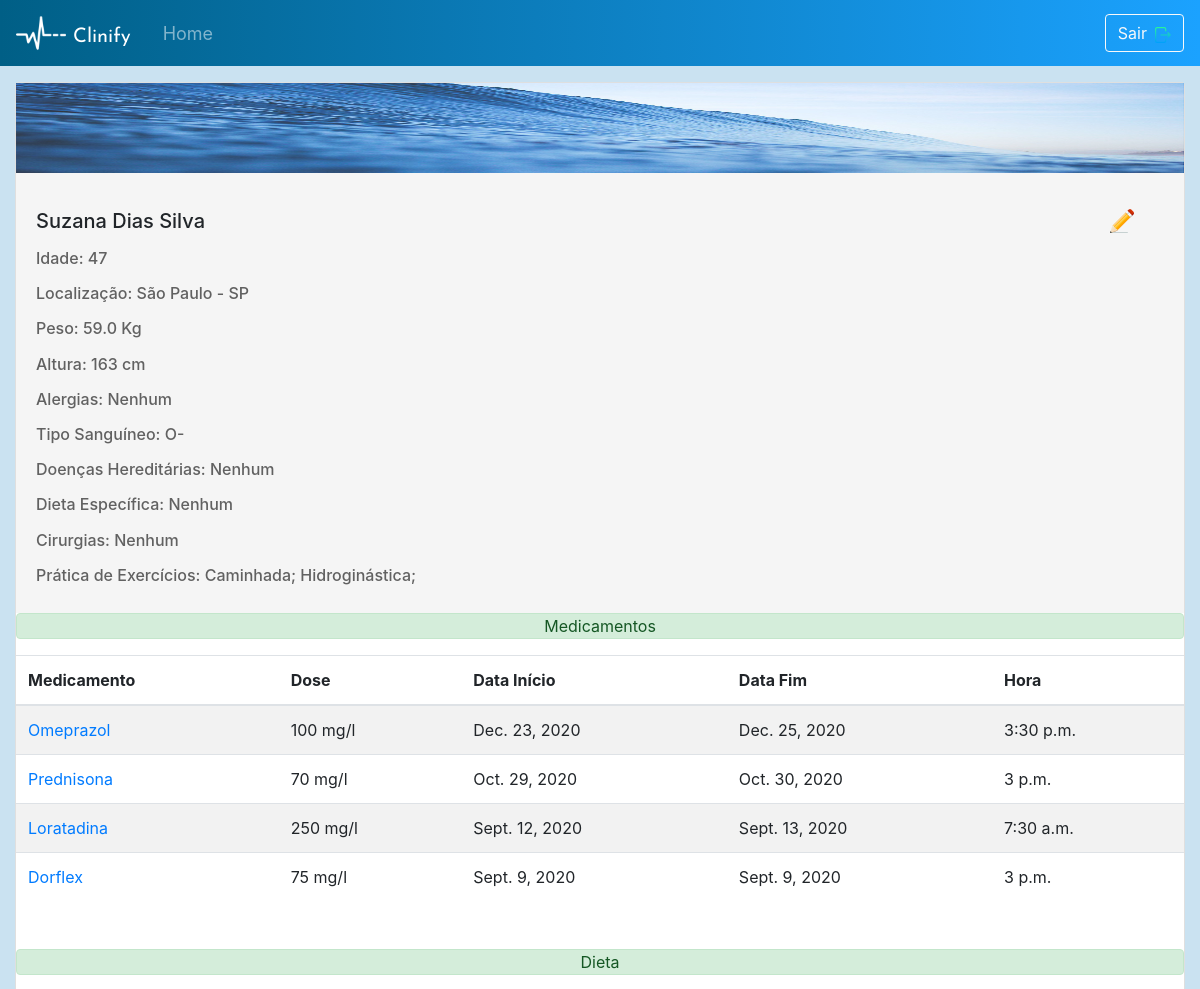
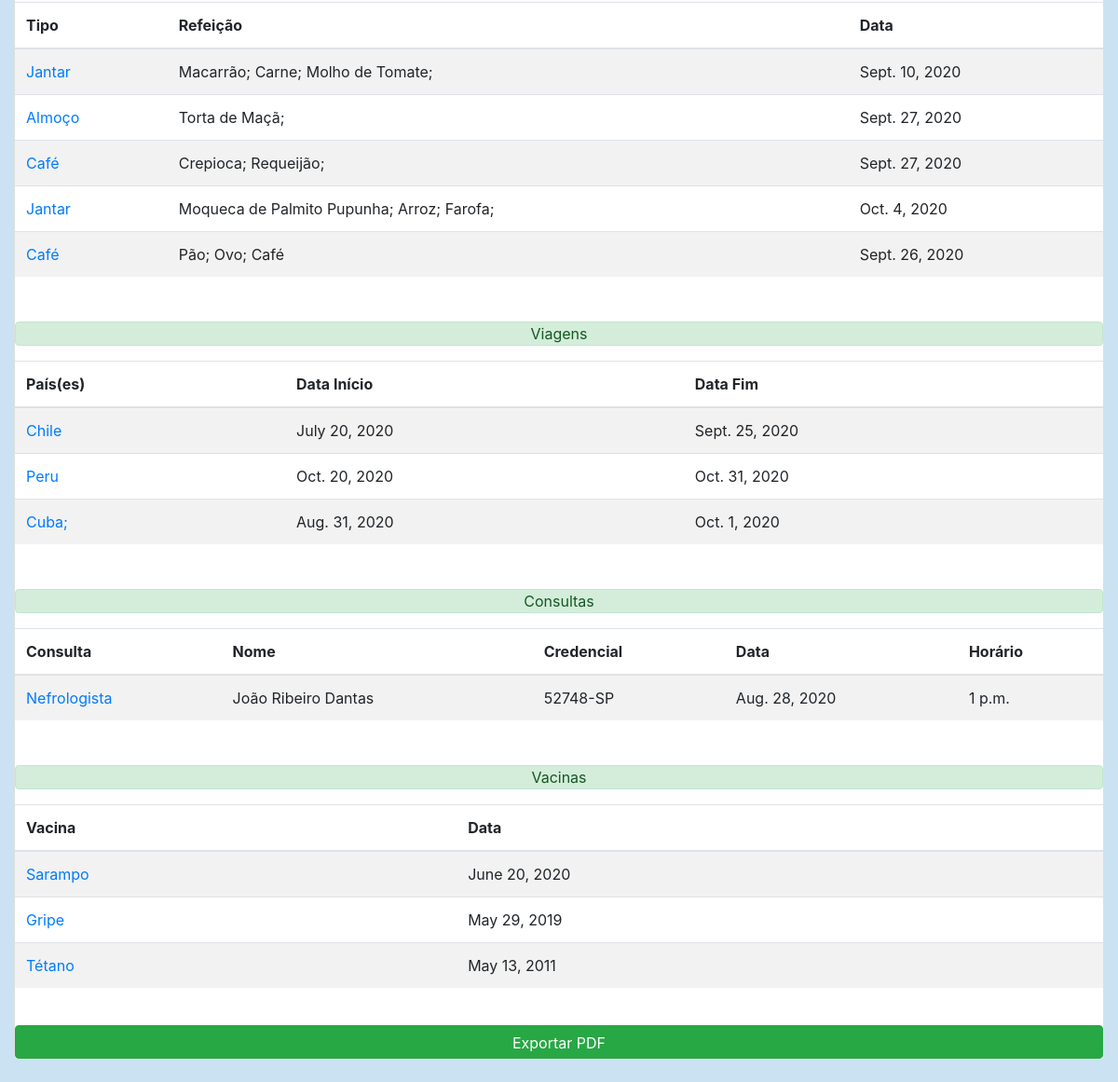
The page /Templates/profile/ (signed in) on the database its author committed (2 pictures, top to bottom).
### server_app/models.py (models this page shows, shortened)
class UserProfile(models.Model):
    CHOICE = (('O-', 'O-'), ('O+', 'O+'), ('A-', 'A-'), ('A+', 'A+'), ('B-', 'B-'), ('B+', 'B+'), ('AB-', 'AB-'), ('AB+', 'AB+'))
    user                 = models.OneToOneField(User, on_delete=models.CASCADE, null=True, blank=True)
    profile_age_prf      = models.IntegerField(null=True, blank=True)
    profile_loc_prf      = models.CharField(max_length=150, null=True, blank=True)
    profile_weight_prf   = models.FloatField(null=True, blank=True)
    profile_height_prf   = models.IntegerField(null=True, blank=True)
    profile_allergy_prf  = models.CharField(max_length=200,null=True, blank=True)
    profile_blood_prf    = models.CharField(null=True, max_length=10, default=None, choices=CHOICE, blank=True)
    profile_desease_prf  = models.CharField(max_length=200, null=True, blank=True)
    profile_diet_prf     = models.CharField(max_length=200, null=True, blank=True)
    profile_surgery_prf  = models.CharField(max_length=200, null=True, blank=True)
    profile_exerc_prf    = models.CharField(max_length=200, null=True, blank=True)
    slug                 = models.SlugField(default='slug')

class UserMedication(models.Model):
    user                 = models.ForeignKey(User, on_delete=models.CASCADE)
    medication_name_med  = models.CharField(max_length=200)
    dosis_name_med       = models.CharField(max_length=30)
    init_date_med        = models.DateField()
    end_date_med         = models.DateField()
    time_med             = models.TimeField()
    slug                 = models.SlugField(default='slug')
    objects = models.Manager()

class UserDiet(models.Model):
    CHOICE = (('Café', 'Café'), ('Almoço', 'Almoço'), ('Jantar', 'Jantar'), ('Snacks', 'Snacks'))
    user            = models.ForeignKey(User, on_delete=models.CASCADE)
    diet_include    = models.TextField(max_length=500)
    diet_date_diet  = models.DateField()
    meal            = models.CharField(null=False, max_length=10, default=None, choices=CHOICE)
    slug            = models.SlugField(default='slug')
    objects = models.Manager()

class UserTrip(models.Model):
    user             = models.ForeignKey(User, on_delete=models.CASCADE)
    trip_country_trp = models.CharField(max_length=300)
    init_date_trp    = models.DateField()
    end_date_trp     = models.DateField()
    slug             = models.SlugField(default='slug')
    objects = models.Manager()

class UserAppoint(models.Model):
    user                = models.ForeignKey(User, on_delete=models.CASCADE)
    appoint_espec_apt   = models.CharField(max_length=50)
    appoint_date_apt    = models.DateField()
    appoint_time_apt    = models.TimeField()
    appoint_nmed_apt    = models.CharField(max_length=50)
    appoint_credenc_apt = models.CharField(max_length=20)
    slug                = models.SlugField(default='slug')
    objects = models.Manager()

class UserVaccine(models.Model):
    user             = models.ForeignKey(User, on_delete=models.CASCADE)
    vaccine_name_vac = models.CharField(max_length=200)
    vaccine_date_vac = models.DateField()
    slug             = models.SlugField(default='slug')
    objects = models.Manager()

### server_app/views.py (the view)
@method_decorator(login_required(login_url="/logout/"), name='dispatch')
class ProfileListView(ListView):
    template_name = 'profile.html'
    model = UserMedication
    context_object_name = 'med'
    def get_queryset(self):
        queryset = super(ProfileListView, self).get_queryset()
        queryset = queryset.filter(user=self.request.user)
        return queryset
    def get_context_data(self, **kwargs):
        kwargs['userprof'] = UserProfile.objects.get(user=self.request.user)
        kwargs['trip'] = UserTrip.objects.filter(user=self.request.user)
        kwargs['vac'] = UserVaccine.objects.filter(user=self.request.user)
        kwargs['appoint'] = UserAppoint.objects.filter(user=self.request.user)
        kwargs['diet'] = UserDiet.objects.filter(user=self.request.user)
        return super(ProfileListView, self).get_context_data(**kwargs)

### Templates/profile.html (shortened to what this page needs)
<!DOCTYPE html>
{% extends 'base.html' %}
    {% block content %}
        {% load static %}
    </head>
    <body class="profile-screen">
        <nav class="navbar navbar-expand-md navbar-dark">
            <img class="nav-icon" src="{% static 'images\heartbeat-logo-144.png' %}">
            <a class="navbar-brand mt-2" href="https://fonts.googleapis.com/css?family=Josefin+Sans:600&display=swap" rel="stylesheet">Clinify</a>
            <div class="collapse navbar-collapse" id="navbarSupportedContent">
                <ul class="navbar-nav mr-auto">
                    <a class="nav-link pl-3" href="{% url 'home' %}">Home</a>
                </ul>
                <form class="form-inline" method="POST">
                    <a href="#" data-toggle="modal" data-target="#myModal"><button class="btn btn-outline-light btn-auto">Sair<img class="pl-2" src="{% static 'images/logout.png' %}"></button></a>
                </form>
            </div>
        </nav>
        <section>
            <div class="col-12 mt-3 mb-4">
                <div class="card" id="card-opacity">
                    <img src="{% static 'images/profile-background.jpg' %}" class="img-profile" alt="...">
                    <div class="card-body">
                        {% if user.is_authenticated %}
                        <h5 class="name pt-3">{{ user.first_name }} {{ user.last_name }}<a href="{% url 'temp:editprofile' pk=userprof.pk slug=userprof.slug %}"><img class="edit" src="{% static 'images/edit.png' %}"></a></h5>
                        {% endif %}
                        <div class="row mt-3 col-sm-12 col-lg-6 profile-opt">
                            <form name="form" method="POST">
                                <div class="form-group ">
                                    <h6 class="age">Idade:  {{userprof.profile_age_prf}}</h6>
                                </div>
                                <div class="form-group ">
                                    <h6 class="loc">Localização:  {{userprof.profile_loc_prf}}</h6>
                                </div>
                                <div class="form-group ">
                                    <h6 class="weight">Peso:   {{userprof.profile_weight_prf}} Kg</h6>
                                </div>
                                <div class="form-group ">
                                    <h6 class="height">Altura:   {{userprof.profile_height_prf}} cm</h6>
                                </div>
                                <div class="form-group ">
                                    <h6 class="alerg">Alergias:   {{userprof.profile_allergy_prf}}</h6>
                                </div>
                                <div class="form-group ">
                                    <h6 class="blood">Tipo Sanguíneo:   {{userprof.profile_blood_prf}}</h6>
                                </div>
                                <div class="form-group ">
                                    <h6 class="desease">Doenças Hereditárias:   {{userprof.profile_desease_prf}}</h6>
                                </div>
                                <div class="form-group ">
                                    <h6 class="diet">Dieta Específica:   {{userprof.profile_diet_prf}}</h6>
                                </div>
                                <div class="form-group ">
                                    <h6 class="surgery">Cirurgias:   {{userprof.profile_surgery_prf}}</h6>
                                </div>
                                <div class="form-group ">
                                    <h6 class="exerc">Prática de Exercícios:   {{userprof.profile_exerc_prf}}</h6>
                                </div>
                            </form>
                        </div>
                    </div>
                    <div class="overflow-auto">
                        <table class="table table-striped overflow-auto mb-5">
                            <thead>
                                <tr>
                                    <div class="alert alert-success pt-0 pb-0 col-12" style="text-align: center;">Medicamentos</div>
                                    <th>Medicamento</th>
                                    <th>Dose</th>
                                    <th>Data Início</th>
                                    <th>Data Fim</th>
                                    <th>Hora</th>
                                </tr>
                            </thead>
                            <tbody>
                                {% for usermed in med %}
                                <tr>
                                    <td><a href="{% url 'temp:medication_detail' pk=usermed.pk slug=usermed.slug %}">{{ usermed.medication_name_med }}</a></td>
                                    <td>{{ usermed.dosis_name_med }}</td>
                                    <td>{{ usermed.init_date_med }}</td>
                                    <td>{{ usermed.end_date_med }}</td>
                                    <td>{{ usermed.time_med }}</td>
                                </tr>
                                {% endfor %}
                            </tbody>
                        </table>
                    </div>
                    <div class="overflow-auto">
                        <table class="table table-striped overflow-auto mb-5">
                            <thead>
                                <tr>
                                    <div class="alert alert-success pt-0 pb-0 col-12" style="text-align: center;">Dieta</div>
                                    <th>Tipo</th>
                                    <th>Refeição</th>
                                    <th>Data</th>
                                </tr>
                            </thead>
                            <tbody>
                                {% for userdiet in diet %}
                                <tr>
                                    <td><a href="{% url 'temp:diet_detail' pk=userdiet.pk slug=userdiet.slug %}">{{ userdiet.meal }}</a></td>
                                    <td>{{ userdiet.diet_include }}</td>
                                    <td>{{ userdiet.diet_date_diet }}</td>
                                </tr>
                                {% endfor %}
                            </tbody>
                        </table>
                    </div>
                    <div class="overflow-auto">
                        <table class="table table-striped overflow-auto mb-5">
                            <thead>
                                <tr>
                                    <div class="alert alert-success pt-0 pb-0 col-12" style="text-align: center;">Viagens</div>
                                    <th>País(es)</th>
                                    <th>Data Início</th>
                                    <th>Data Fim</th>
                                </tr>
                            </thead>
                            <tbody>
                                {% for usertrip in trip %}
                                <tr>
                                    <td><a href="{% url 'temp:trip_detail' pk=usertrip.pk slug=usertrip.slug %}">{{ usertrip.trip_country_trp }}</a></td>
                                    <td>{{ usertrip.init_date_trp }}</td>
                                    <td>{{ usertrip.end_date_trp }}</td>
                                </tr>
                                {% endfor %}
                            </tbody>
                        </table>
                    </div>
                    <div class="overflow-auto">
                        <table class="table table-striped overflow-auto mb-5">
                            <thead>
                                <tr>
                                    <div class="alert alert-success pt-0 pb-0 col-12" style="text-align: center;">Consultas</div>
                                    <th>Consulta</th>
                                    <th>Nome</th>
                                    <th>Credencial</th>
                                    <th>Data</th>
                                    <th>Horário</th>
                                </tr>
                            </thead>
                            <tbody>
                                {% for userappoint in appoint %}
                                <tr>
                                    <td><a href="{% url 'temp:appoint_detail' pk=userappoint.pk slug=userappoint.slug %}">{{ userappoint.appoint_espec_apt }}</a></td>
                                    <td>{{ userappoint.appoint_nmed_apt }}</td>
                                    <td>{{ userappoint.appoint_credenc_apt }}</td>
                                    <td>{{ userappoint.appoint_date_apt }}</td>
                                    <td>{{ userappoint.appoint_time_apt }}</td>
                                </tr>
                                {% endfor %}
                            </tbody>
                        </table>
                    </div>
                    <div class="overflow-auto">
                        <table class="table table-striped overflow-auto">
                            <thead>
                                <tr>
                                    <div class="alert alert-success pt-0 pb-0 col-12" style="text-align: center;">Vacinas</div>
                                    <th scope="col-3">Vacina</th>
                                    <th scope="col-2">Data</th>
                                </tr>
                            </thead>
                            <tbody>
                                {% for uservac in vac %}
                                <tr>
                                    <td><a href="{% url 'temp:vaccine_detail' pk=uservac.pk slug=uservac.slug %}">{{ uservac.vaccine_name_vac }}</a></td>
                                    <td>{{ uservac.vaccine_date_vac }}</td>
                                </tr>
                                {% endfor %}
                            </tbody>
                        </table>
                    </div>
                    <a href="javascript:window.print();" class="btn btn-success col-12 mt-4 pb-1">Exportar PDF</a>
                </div>
            </div>
        </section>
        {% endblock %}

### static/css/screens.css (style rules this page uses)
.intro-screen, .signup-screen, .forgpassword-screen, .navbar { background: linear-gradient(90deg, rgba(0,95,134,100) 0%, rgba(27,162,255,100)100%); }
.navbar-brand { padding-left: 7px; margin-top: 6px; font-size: x-large; color: white; font-family: 'Josefin Sans', sans-serif; }
.nav-icon { height: 50px; width: 50px; }
.msg-text, .profile-screen, .edit-profile, .medication-screen, .diet-screen, .appointment-screen, .exercise-screen, .home-screen, .stresslevel-screen { background-color: rgb(202, 226, 241); }
.nav-link { color: white; font-size: 18px; }
.card-body { background-color: whitesmoke; }
.img-profile { height: 90px; }
.lbl1, .lbl2, .exerc { margin-bottom: -8px; font-weight: 500; }
.table { text-align: left; }
.profile-opt, .lbl1 { color: rgb(97, 97, 97); }
.edit { float: right; margin-right: 30px; }

### rows shown on the page
UserProfile: profile_age_prf "47", profile_loc_prf "São Paulo - SP", profile_weight_prf "59.0", profile_height_prf "163", profile_allergy_prf "Nenhum", profile_blood_prf "O-", profile_desease_prf "Nenhum", profile_diet_prf "Nenhum", profile_surgery_prf "Nenhum", profile_exerc_prf "Caminhada; Hidroginástica;"
UserMedication: medication_name_med "Omeprazol", dosis_name_med "100 mg/l", init_date_med "Dec. 23, 2020", end_date_med "Dec. 25, 2020", time_med "3:30 p.m."
UserMedication: medication_name_med "Prednisona", dosis_name_med "70 mg/l", init_date_med "Oct. 29, 2020", end_date_med "Oct. 30, 2020", time_med "3 p.m."
UserMedication: medication_name_med "Loratadina", dosis_name_med "250 mg/l", init_date_med "Sept. 12, 2020", end_date_med "Sept. 13, 2020", time_med "7:30 a.m."
UserMedication: medication_name_med "Dorflex", dosis_name_med "75 mg/l", init_date_med "Sept. 9, 2020", end_date_med "Sept. 9, 2020", time_med "3 p.m."
UserDiet: meal "Jantar", diet_include "Macarrão; Carne; Molho de Tomate;", diet_date_diet "Sept. 10, 2020"
UserDiet: meal "Almoço", diet_include "Torta de Maçã;", diet_date_diet "Sept. 27, 2020"
UserDiet: meal "Café", diet_include "Crepioca; Requeijão;", diet_date_diet "Sept. 27, 2020"
UserDiet: meal "Jantar", diet_include "Moqueca de Palmito Pupunha; Arroz; Farofa;", diet_date_diet "Oct. 4, 2020"
UserDiet: meal "Café", diet_include "Pão; Ovo; Café", diet_date_diet "Sept. 26, 2020"
UserTrip: trip_country_trp "Chile", init_date_trp "July 20, 2020", end_date_trp "Sept. 25, 2020"
UserTrip: trip_country_trp "Peru", init_date_trp "Oct. 20, 2020", end_date_trp "Oct. 31, 2020"
UserTrip: trip_country_trp "Cuba;", init_date_trp "Aug. 31, 2020", end_date_trp "Oct. 1, 2020"
UserAppoint: appoint_espec_apt "Nefrologista", appoint_nmed_apt "João Ribeiro Dantas", appoint_credenc_apt "52748-SP", appoint_date_apt "Aug. 28, 2020", appoint_time_apt "1 p.m."
UserVaccine: vaccine_name_vac "Sarampo", vaccine_date_vac "June 20, 2020"
UserVaccine: vaccine_name_vac "Gripe", vaccine_date_vac "May 29, 2019"
UserVaccine: vaccine_name_vac "Tétano", vaccine_date_vac "May 13, 2011"

### other values the page prints
{{ user.first_name }} "Suzana"
{{ user.last_name }} "Dias Silva"
